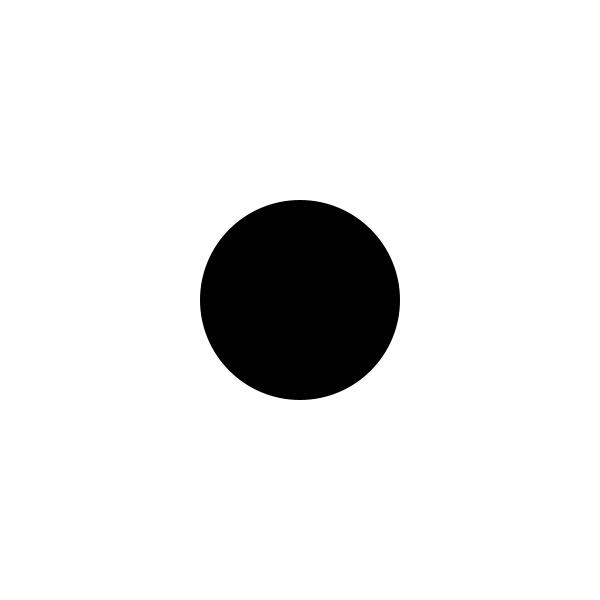
Frame 1 (no input)
Frame 60 (the mouse pressed at the canvas centre just before this capture): identical to frame 1, image omitted
Frame 120 (the mouse held since frame 60 and released just before this capture): identical to frame 1, image omitted

The Processing sketch that drew this single still picture (run headless with seeded random() and noise(); from frame 60 on, the mouse is pressed at the canvas centre):

// Processing sketch: sketch_8
// ── sketch_8.pde
/*
 currently this sketch doesn't seem to respond to input.
 
 change the order of execution in the code so that the ellipse
 changes colors when a key is pressed, and returns to gray when
 the key is released. 
 
 once you've done that, add one more color. add another conditional
 to check if one special key is pressed (like 'a' or spacebar), and 
 if it is, make the ellipse use the new color, rather than 
 the other one.
 
 */

color c;
color defaultColor;
color highlighted;
color value;

void setup() {
  size(600, 600);
  noStroke();
  defaultColor = color(150, 150, 150);
  highlighted = color(180, 140, 210);
  c = defaultColor;
}

void draw() {
  background(255);
  //fill(c);
  fill(value);
  ellipse(width/2, height/2, 200, 200);

  //if (keyPressed) {
  //  if (key != CODED) {
  //    c = highlighted;
  //  }
  //}

  c = defaultColor;
}

void keyPressed(){
  if (keyPressed) {
    value = highlighted;

  }
}
